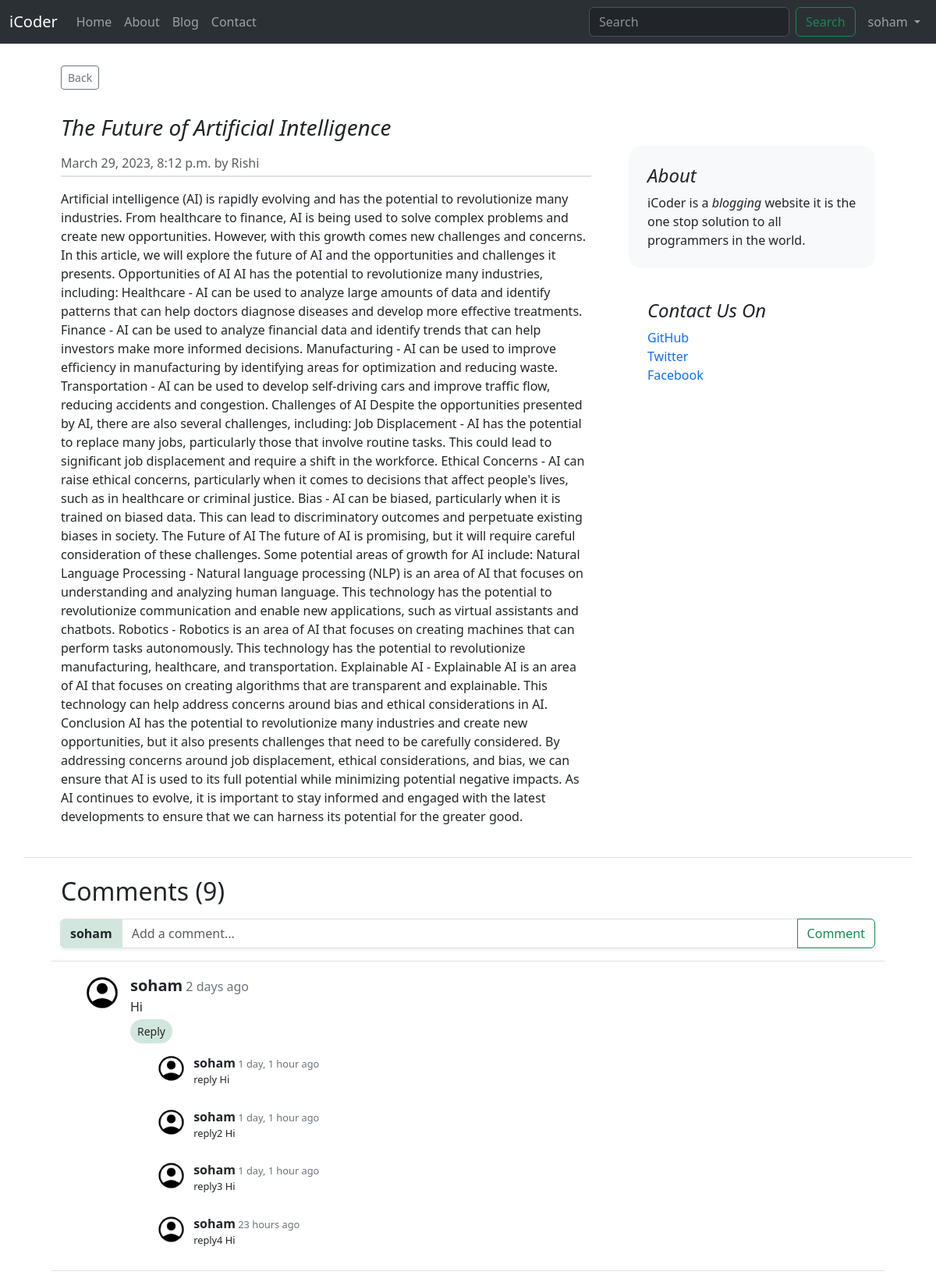
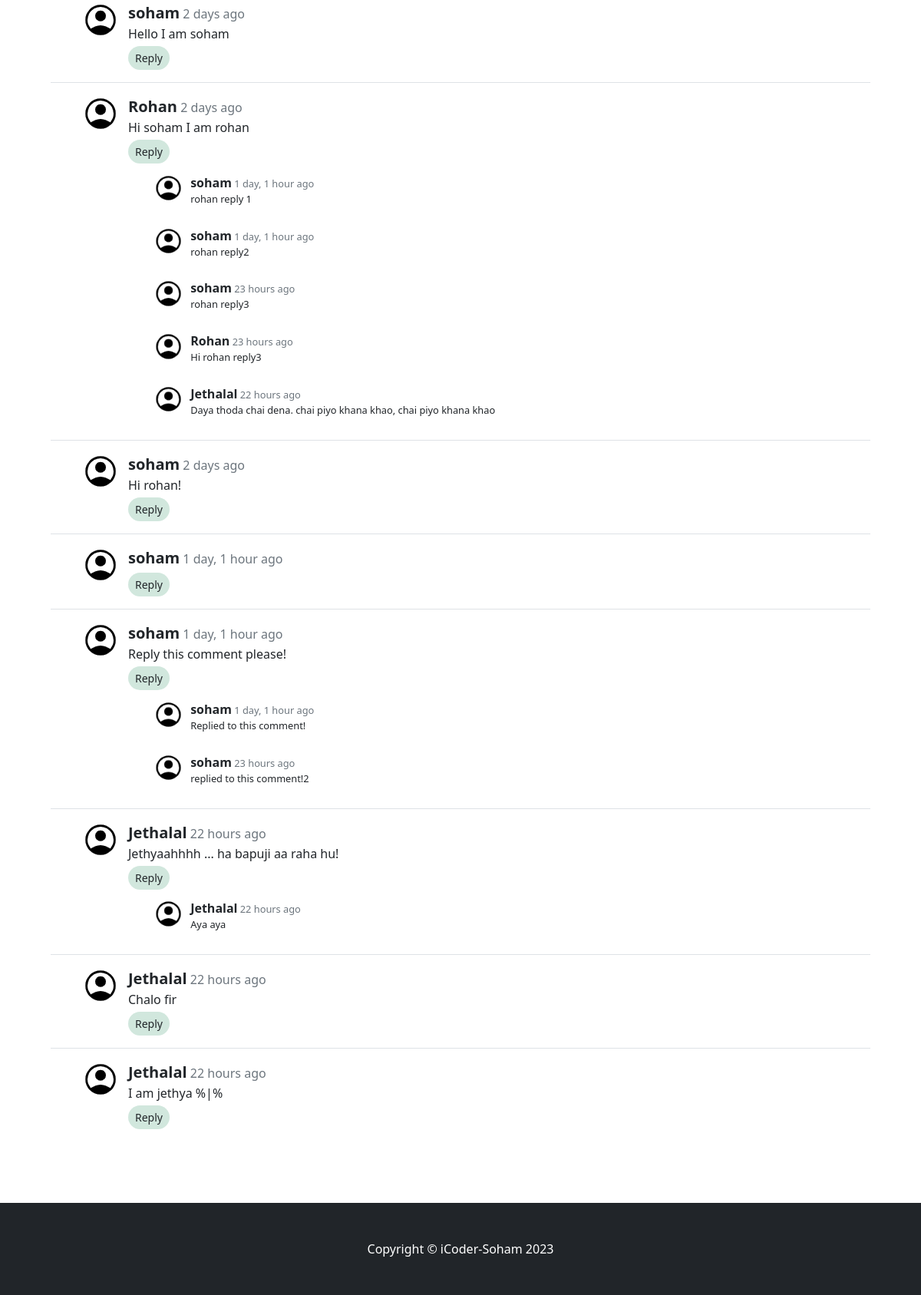
Screenshot of /blog/the-future-of-artificial-intelligence (signed in) with the database file from the repository (2 pictures, top to bottom).
### blog/models.py (models this page shows, shortened)
class Post(models.Model):
    sno = models.AutoField(primary_key=True)
    title = models.CharField(max_length=255)
    author = models.CharField(max_length=13)
    content = models.TextField()
    timestamp = models.DateTimeField(blank=True)
    slug = models.SlugField(null=True, max_length=255)

class Comment(models.Model):
    sno = models.AutoField(primary_key=True)
    data = models.TextField()
    user = models.ForeignKey(User, on_delete=models.CASCADE)
    post = models.ForeignKey(Post, on_delete=models.CASCADE)
    parent = models.ForeignKey('self', on_delete=models.CASCADE, null=True)
    timestamp = models.DateTimeField(default=now)

### blog/views.py (the view)
# urls.py: path("<slug:slug>", views.blogPost, name='post_detail'),
def blogPost(request, slug):
    post = Post.objects.filter(slug=slug).first()
    comments = Comment.objects.filter(post=post, parent=None)
    replies = Comment.objects.filter(post=post).exclude(parent=None)
    replyDict = {}
    for reply in replies:
        if reply.parent.sno not in replyDict.keys():
            replyDict[reply.parent.sno] = [reply]
        else:
            replyDict[reply.parent.sno].append(reply)
    context = {"post": post, "comments": comments, "replyDict": replyDict}
    return render(request, "blog/blogpost.html", context)

### blog/templatetags/extras.py (called while the page is built)
@register.filter(name="get_rep_filter")
def get_rep_filter(dict, key):
    return dict.get(key, "")

### templates/blog/blogpost.html (shortened to what this page needs)
{% extends '../base.html' %}
{% block body %}
<div class="container px-5 border-bottom">
    <div class="row g-5 mt-1 mb-4">
        <div class="d-grid gap-2 d-md-flex justify-content-between my-4" id="back">
            <a href="/blog"><button id="backbutton" type="button"
                    class="btn btn-outline-secondary btn-sm">Back</button></a>
        </div>
        <div class="col-md-8 mt-2">
            <article class="blog-post">
                <h3 class="pb-2 fst-italic">{{post.title}}</h3>
                <p class="blog-post-meta text-body-secondary border-bottom border-2 mb-3 pb-1">{{post.timestamp}} by
                    {{post.author}}</p>
                <p>{{post.content|safe}}</p>
            </article>
        </div>
        <div class="col-md-4">
            <div class="position-sticky" style="top: 2rem;">
                <div class="p-4 mb-3 bg-light rounded-4">
                    <h4 class="fst-italic">About</h4>
                    <p class="mb-0">iCoder is a <em>blogging</em> website it is the one stop solution to all programmers
                        in the world.</p>
                </div>
                <div class="p-4">
                    <h4 class="fst-italic">Contact Us On</h4>
                    <ol class="list-unstyled">
                        <li><a href="#" class="text-decoration-none">GitHub</a></li>
                        <li><a href="#" class="text-decoration-none">Twitter</a></li>
                        <li><a href="#" class="text-decoration-none">Facebook</a></li>
                    </ol>
                </div>
            </div>
        </div>
    </div>
</div>
<div class="container px-5 mt-4">
    <h2>Comments ({{comments|length}})</h2>
    <form action="/blog/postcomment" method="post">
        <div class="input-group my-3 shadow-sm">
            <span class="input-group-text bg-success-subtle rounded-start fw-bolder"
                id="basic-addon3">{{request.user.username}}</span>
            <input type="text" class="form-control" id="basic-url" aria-describedby="basic-addon3" name="comment"
                id="comment" placeholder="Add a comment..." required>
            <button type="submit" class="btn btn-outline-success">Comment</button>
        </div>
    </form>
    <div class="" id="comments" style="margin-bottom: 5rem;">
        {% for comment in comments %}
        <div class="row py-3 border-top">
            {% load static %}
            <div class="col-md-1 p-0"><img src="{% static 'img/account_circle.png' %}"
                    class="img-thumbnail rounded-circle border-0 p-0 float-end" alt="..."></div>
            <div class="col-md-11">
                {% load humanize %}
                <span class="fw-bolder fs-5">{{comment.user.username}}</span><span class="text-secondary">
                    {{comment.timestamp|naturaltime}}</span>
                <div style="overflow-wrap: anywhere;">
                    {{comment.data}}
                </div>
                <div class="replybox">
                    <button class="btn btn-outline bg-success-subtle btn-sm rounded-pill mt-1 px-2" type="button"
                        data-bs-toggle="collapse" data-bs-target="#reply{{comment.sno}}" aria-expanded="false"
                        aria-controls="collapseExample">
                        Reply
                    </button>
                    {% load extras %}
                    <div class="replies" style="zoom: 0.8;">
                        {% for reply in replyDict|get_rep_filter:comment.sno %}
                        <div class="row py-3">
                            {% load static %}
                            <div class="col-md-1 p-0"><img src="{% static 'img/account_circle.png' %}"
                                    class="img-thumbnail rounded-circle border-0 p-0 float-end" alt="..."></div>
                            <div class="col-md-11">
                                {% load humanize %}
                                <span class="fw-bolder fs-5">{{reply.user.username}}</span>
                                <span class="text-secondary">{{reply.timestamp|naturaltime}}</span>
                                <div style="overflow-wrap: anywhere;">{{reply.data}}</div>
                            </div>
                        </div>
                        {% endfor %}
                    </div>
                </div>
            </div>
        </div>
        {% endfor %}
    </div>
</div>
{% endblock body %}

### templates/base.html (shortened to what this page needs)
<!DOCTYPE html>
<html lang="en">
<head>
    <link href="https://cdn.jsdelivr.net/npm/bootstrap@5.3.0-alpha2/dist/css/bootstrap.min.css" rel="stylesheet"
 />
</head>
<body>
    <nav class="navbar navbar-expand-lg bg-body-tertiary" data-bs-theme="dark">
        <div class="container-fluid">
            <a class="navbar-brand" href="/">iCoder</a>
            <div class="collapse navbar-collapse" id="navbarSupportedContent">
                <ul class="navbar-nav me-auto mb-2 mb-lg-0">
                    <li class="nav-item">
                        <a class="nav-link" aria-current="page" href="/" id="home">Home</a>
                    </li>
                    <li class="nav-item">
                        <a class="nav-link" aria-current="page" href="/about" id="about">About</a>
                    </li>
                    <li class="nav-item">
                        <a class="nav-link" aria-current="page" href="/blog" id="blog">Blog</a>
                    </li>
                    <li class="nav-item">
                        <a class="nav-link" aria-current="page" href="/contact" id="contact">Contact</a>
                    </li>
                </ul>
                <form class="d-flex" role="search" action="/search" method="get">
                    <input class="form-control me-2" type="search" placeholder="Search" aria-label="Search" name="query"
                        id="query" />
                    <button class="btn btn-outline-success" type="submit">Search</button>
                </form>
                {% if not user.is_authenticated %}
                <button type="button" class="btn btn-primary bg-primary-subtle" id="modalbtn" data-bs-toggle="modal"
                    data-bs-target="#loginModal">
                    Login
                </button>
                {% else %}
                <ul class="navbar-nav mb-2 mb-lg-0 ms-2">
                    <li class="nav-item dropdown">
                        <a class="nav-link dropdown-toggle" href="#" role="button" data-bs-toggle="dropdown"
                            aria-expanded="false">
                            {{request.user.username}}
                        </a>
                    </li>
                </ul>
                {% endif %}
            </div>
        </div>
    </nav>
    {% block body %}{% endblock body %}
    <footer class="py-5 bg-dark">
        <div class="container px-5">
            <p class="m-0 text-center text-white">Copyright &copy; iCoder-Soham 2023</p>
        </div>
    </footer>
</body>
</html>

### rows the page displays
Post: title "The Future of Artificial Intelligence", timestamp "March 29, 2023, 8:12 p.m.", author "Rishi", content "Artificial intelligence (AI) is rapidly evolving and has the potential to revolutionize many industries. From healthcare to finance, AI is being used to solve complex problems and create new opportunities. However, with this growth comes new challenges and concerns. In this article, we will explore the future of AI and the opportunities and challenges it presents. Opportunities of AI AI has the potential to revolutionize many industries, including: Healthcare - AI can be used to analyze large amounts of data and identify patterns that can help doctors diagnose diseases and develop more effective treatments. Finance - AI can be used to analyze financial data and identify trends that can help…"
Comment: user.username "soham", timestamp "2 days ago", data "Hi"
Comment: user.username "soham", timestamp "1 day, 1 hour ago", data "reply Hi"
Comment: user.username "soham", timestamp "1 day, 1 hour ago", data "reply2 Hi"
Comment: user.username "soham", timestamp "1 day, 1 hour ago", data "reply3 Hi"
Comment: user.username "soham", timestamp "23 hours ago", data "reply4 Hi"
Comment: user.username "soham", timestamp "2 days ago", data "Hello I am soham"
Comment: user.username "Rohan", timestamp "2 days ago", data "Hi soham I am rohan"
Comment: user.username "soham", timestamp "1 day, 1 hour ago", data "rohan reply 1"
Comment: user.username "soham", timestamp "1 day, 1 hour ago", data "rohan reply2"
Comment: user.username "soham", timestamp "23 hours ago", data "rohan reply3"
Comment: user.username "Rohan", timestamp "23 hours ago", data "Hi rohan reply3"
Comment: user.username "Jethalal", timestamp "22 hours ago", data "Daya thoda chai dena. chai piyo khana khao, chai piyo khana khao"
Comment: user.username "soham", timestamp "2 days ago", data "Hi rohan!"
Comment: user.username "soham", timestamp "1 day, 1 hour ago"
Comment: user.username "soham", timestamp "1 day, 1 hour ago", data "Reply this comment please!"
Comment: user.username "soham", timestamp "1 day, 1 hour ago", data "Replied to this comment!"
Comment: user.username "soham", timestamp "23 hours ago", data "replied to this comment!2"
Comment: user.username "Jethalal", timestamp "22 hours ago", data "Jethyaahhhh ... ha bapuji aa raha hu!"
Comment: user.username "Jethalal", timestamp "22 hours ago", data "Aya aya"
Comment: user.username "Jethalal", timestamp "22 hours ago", data "Chalo fir"
Comment: user.username "Jethalal", timestamp "22 hours ago", data "I am jethya %|%"

### other values shown
{{ request.user.username }} "soham"
{{ comments|length }} "9"
